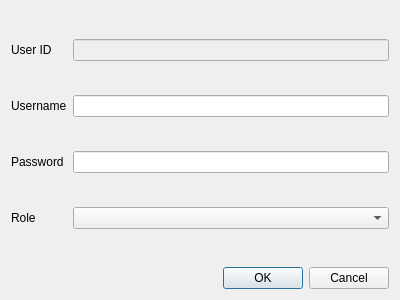
<?xml version="1.0" encoding="UTF-8"?>
<ui version="4.0">
 <class>EditUserDialog</class>
 <widget class="QDialog" name="EditUserDialog">
  <property name="geometry">
   <rect>
    <x>0</x>
    <y>0</y>
    <width>400</width>
    <height>300</height>
   </rect>
  </property>
  <property name="windowTitle">
   <string/>
  </property>
  <layout class="QVBoxLayout" name="verticalLayout">
   <item>
    <layout class="QFormLayout" name="formLayout">
     <item row="0" column="0">
      <widget class="QLabel" name="labelUserId">
       <property name="sizePolicy">
        <sizepolicy hsizetype="Preferred" vsizetype="Expanding">
         <horstretch>0</horstretch>
         <verstretch>0</verstretch>
        </sizepolicy>
       </property>
       <property name="text">
        <string>User ID</string>
       </property>
      </widget>
     </item>
     <item row="1" column="0">
      <widget class="QLabel" name="labelUsername">
       <property name="sizePolicy">
        <sizepolicy hsizetype="Preferred" vsizetype="Expanding">
         <horstretch>0</horstretch>
         <verstretch>0</verstretch>
        </sizepolicy>
       </property>
       <property name="text">
        <string>Username</string>
       </property>
      </widget>
     </item>
     <item row="2" column="0">
      <widget class="QLabel" name="labelPassword">
       <property name="sizePolicy">
        <sizepolicy hsizetype="Preferred" vsizetype="Expanding">
         <horstretch>0</horstretch>
         <verstretch>0</verstretch>
        </sizepolicy>
       </property>
       <property name="text">
        <string>Password</string>
       </property>
      </widget>
     </item>
     <item row="3" column="0">
      <widget class="QLabel" name="labelRole">
       <property name="sizePolicy">
        <sizepolicy hsizetype="Preferred" vsizetype="Expanding">
         <horstretch>0</horstretch>
         <verstretch>0</verstretch>
        </sizepolicy>
       </property>
       <property name="text">
        <string>Role</string>
       </property>
      </widget>
     </item>
     <item row="0" column="1">
      <widget class="QLineEdit" name="editUserId">
       <property name="enabled">
        <bool>false</bool>
       </property>
      </widget>
     </item>
     <item row="1" column="1">
      <widget class="QLineEdit" name="editUsername"/>
     </item>
     <item row="2" column="1">
      <widget class="QLineEdit" name="editPassword"/>
     </item>
     <item row="3" column="1">
      <widget class="QComboBox" name="comboRole"/>
     </item>
    </layout>
   </item>
   <item>
    <widget class="QDialogButtonBox" name="buttonBox">
     <property name="orientation">
      <enum>Qt::Horizontal</enum>
     </property>
     <property name="standardButtons">
      <set>QDialogButtonBox::Cancel|QDialogButtonBox::Ok</set>
     </property>
    </widget>
   </item>
  </layout>
 </widget>
 <resources/>
 <connections>
  <connection>
   <sender>buttonBox</sender>
   <signal>accepted()</signal>
   <receiver>EditUserDialog</receiver>
   <slot>accept()</slot>
   <hints>
    <hint type="sourcelabel">
     <x>248</x>
     <y>254</y>
    </hint>
    <hint type="destinationlabel">
     <x>157</x>
     <y>274</y>
    </hint>
   </hints>
  </connection>
  <connection>
   <sender>buttonBox</sender>
   <signal>rejected()</signal>
   <receiver>EditUserDialog</receiver>
   <slot>reject()</slot>
   <hints>
    <hint type="sourcelabel">
     <x>316</x>
     <y>260</y>
    </hint>
    <hint type="destinationlabel">
     <x>286</x>
     <y>274</y>
    </hint>
   </hints>
  </connection>
 </connections>
</ui>
